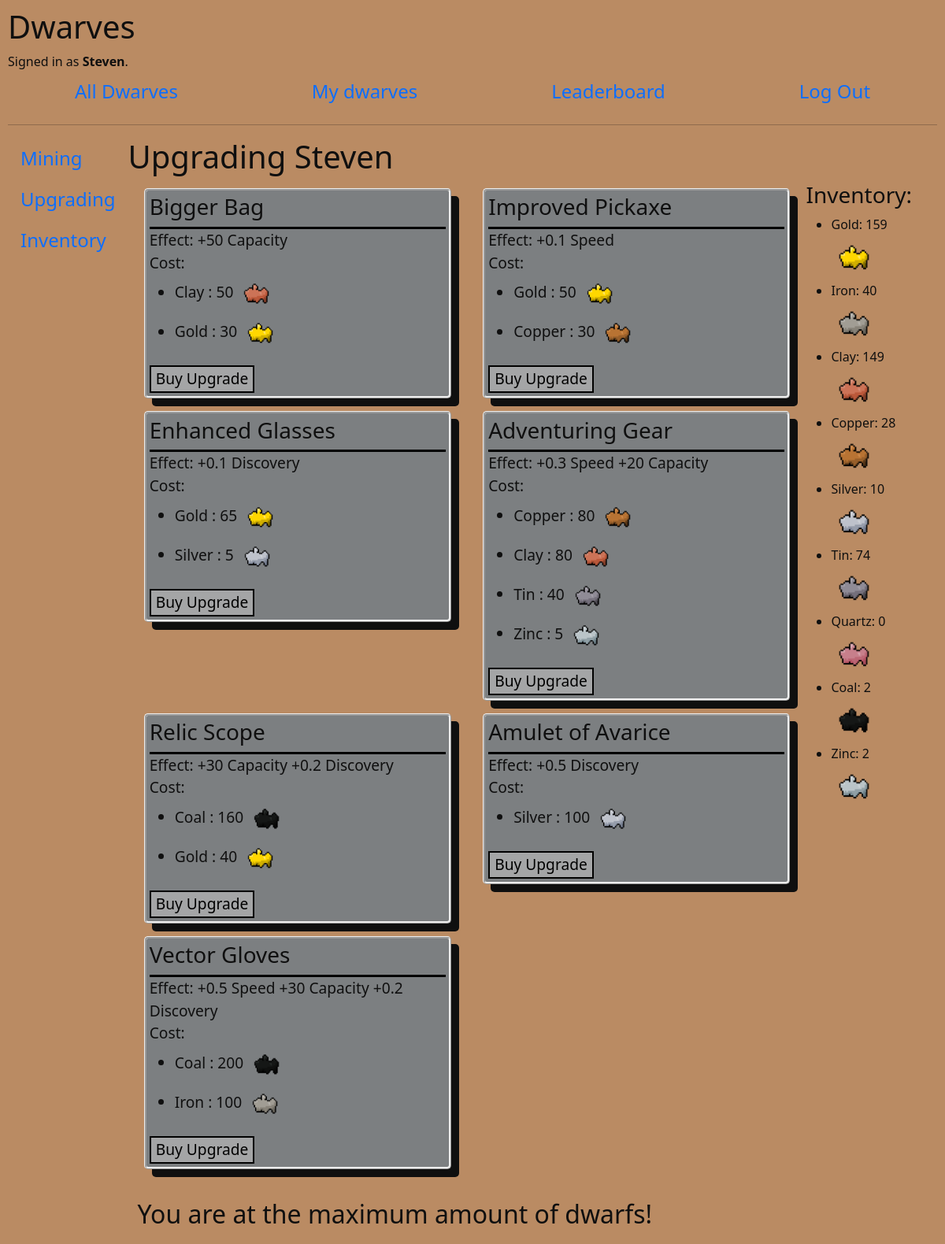
The app's page /upgrading/Steven (signed in) with its own data.
### dwarves/models.py (models this page shows, shortened)
class User(AbstractUser):
    gold_obtained = models.IntegerField(default=0)

class Mineral(models.Model):
    user = ForeignKey(User,blank=True, null=True, default="", on_delete=CASCADE, related_name="inventory")
    upgrade = ForeignKey(Upgrade,blank=True, null=True, default="", on_delete=CASCADE, related_name="cost")
    mine = ForeignKey(Mine,blank=True, null=True, default="", on_delete=CASCADE, related_name="minerals")
    name = models.CharField(max_length=64, choices=possible_minerals)
    value = models.IntegerField(blank=True, null=True, default=0)
    rarity = models.CharField(max_length=64, blank=True, null=True, default='', choices=[
        ('', ''), ('common', 'Common') ,('uncommon', 'Uncommon'), ('rare', 'Rare'), ('very_rare', 'Very Rare')])

class Upgrade(models.Model):
    name = CharField(max_length=64)
    speed = FloatField(default=0)
    capacity = IntegerField(default=0)
    discovery = FloatField(default=0)
    requirement = models.IntegerField(default=0)

### dwarves/views.py (the view)
# urls.py: path("upgrading/<str:name>", views.upgrading, name="upgrading"),
@login_required(login_url='login')
def upgrading(request, name):
    try:
        dwarf = request.user.user_dwarfs.get(name = name)
    except ObjectDoesNotExist:
        return redirect("select")
    upgrades = Upgrade.objects.exclude(name__istartswith="new_dwarf")
    new_dwarf_upgrades = Upgrade.objects.filter(name__istartswith="new_dwarf")
    dwarf_upgrades_owned = dwarf.dwarf_upgrades.all()
    dwarf_upgrades_owned = dwarf_upgrades_owned.exclude(amount_owned = 0)
    dwarf_upgrades = []
    for upgrade_owned in dwarf_upgrades_owned:
        dwarf_upgrades.append(upgrade_owned.upgrade)
    dwarves_count = request.user.user_dwarfs.all().count()
    return render(request, "dwarves/upgrading.html",{
        "page_title" : f"Upgrading {name}",
        "dwarf" : dwarf,
        "upgrades" : upgrades,
        "dwarf_upgrades_owned" : dwarf_upgrades_owned,
        "dwarf_upgrades" : dwarf_upgrades,
        "new_dwarf_upgrades" : new_dwarf_upgrades,
        "dwarves_count" : dwarves_count,
        "form" : SelectionForm(),
    })

### dwarves/views.py
class SelectionForm(forms.Form):
    dwarf = forms.CharField(label="", widget=forms.TextInput(attrs={"placeholder":"Name of new Dwarf"}))

### dwarves/templatetags/tags.py (called while the page is built)
@register.filter(name='get_effect')
def get_effect(upgrade):
    effect = ""
    if upgrade.speed != 0:
        effect += f" +{upgrade.speed} Speed"
    if upgrade.capacity != 0:
        effect += f" +{upgrade.capacity} Capacity"
    if upgrade.discovery != 0:
        effect += f" +{upgrade.discovery} Discovery"
    return effect

### dwarves/templates/dwarves/upgrading.html (shortened to what this page needs)
{% extends "dwarves/layout.html" %}
{% load tags %}
{% load static %}
{% block body %}
<h1>{{ page_title }}</h1>
    <div style="float : right">
        <h3>Inventory:</h3>
        <ul>
        {% for item in user.inventory.all %}
            <li>{{ item.name }}: {{ item.value }}</li>
            <img src="{% static '/dwarves/media/'|add:item.name|add:'.png' %}" alt="{{ item.name }}"
                    style="height:60px; width:60">
        {% endfor %}
        </ul>
    </div>
<div class="row">
{% for upgrade in upgrades %}
{% if upgrade.requirement <= dwarves_count %}
    <div class="col-md-6">
    <div style="margin:2%; padding:1%; border-style:ridge; border-radius:5px;
        box-shadow: 10px 10px; background-color:rgb(124, 127, 129); font-size:larger">
    <div style=" border-bottom:3px rgb(0, 0, 0) outset"><h3> {{ upgrade.name }} </h3></div>
    Effect:{{ upgrade|get_effect }}
    <br>Cost:
    {% if upgrade in dwarf_upgrades %}
        {% for upgrade_owned in dwarf_upgrades_owned %}
            {% if upgrade == upgrade_owned.upgrade %}
                <ul>
                    {% for mineral in upgrade.cost.all %}
                        <li>{{ mineral.name }} : {{ mineral.value|cost_complete:upgrade_owned.amount_owned }}
                            <img src="{% static '/dwarves/media/'|add:mineral.name|add:'.png' %}" alt="{{ mineral.name }}"
                            style="height:50px; width:50px">
                        </li>
                    {% endfor %}
                </ul>
            {% endif %}
        {% endfor %}
    {% else %}
        <ul>
            {% for mineral in upgrade.cost.all %}
                <li>{{ mineral.name }} : {{ mineral.value }}
                    <img src="{% static '/dwarves/media/'|add:mineral.name|add:'.png' %}" alt="{{ mineral.name }}"
                    style="height:50px; width:50px">
                </li>
            {% endfor %}
        </ul>
    {% endif %}
    <form action="{% url 'buy_upgrade' dwarf.name upgrade.name %}" method="post">
        <input type="submit" name={{ upgrade.name }} class=button1 value="Buy Upgrade">
    </form>
    </div>
    </div>
{% endif %}
{% endfor %}
{% if dwarves_count == 4 %}
<h2 style="margin-top:30px">You are at the maximum amount of dwarfs!</h2>
{% endif %}
</div>
{% endblock %}

### dwarves/templates/dwarves/layout.html (shortened to what this page needs)
{% load static %}
<!DOCTYPE html>
<html lang="en">
    <head>
        <link href="https://cdn.jsdelivr.net/npm/bootstrap@5.0.0-beta2/dist/css/bootstrap.min.css" rel="stylesheet">
        <link href="{% static 'dwarves/styles.css' %}" rel="stylesheet">
    </head>
    <body>
        <h1>Dwarves</h1>
        <div>
            {% if user.is_authenticated %}
                Signed in as <strong>{{ user.username }}</strong>.
            {% else %}
                Not signed in.
            {% endif %}
        </div>
        <ul class="nav justify-content-center nav-fill">
            <li class="nav-item">
                <a class="nav-link" href="{% url 'all_dwarves' %}">All Dwarves</a>
            </li>
            {% if user.is_authenticated %}
                <li class="nav-item">
                    <a class="nav-link" href="{% url 'my_dwarves' %}">My dwarves</a>
                </li>
                <li class="nav-item">
                    <a class="nav-link" href="{% url 'leaderboard' %}">Leaderboard</a>
                </li>
                <li class="nav-item">
                    <a class="nav-link" href="{% url 'logout' %}">Log Out</a>
                </li>
            {% endif %}
        </ul>
        <hr>
        <div class="vertical-nav">
            <ul class="nav flex-column">
            <li class="nav-item">
              <a class="nav-link active" aria-current="page" href="{% url 'mining' %}">Mining</a>
            </li>
            <li class="nav-item">
              <a class="nav-link" href="{% url 'select' %}">Upgrading</a>
            </li>
            <li class="nav-item">
              <a class="nav-link" href="{% url 'inventory' %}">Inventory</a>
            </li>
            </ul>
        </div>
            <div class="container">
            {% block body %}
            {% endblock %}
            </div>
    </body>
</html>

### dwarves/static/dwarves/styles.css (style rules this page uses)
body { padding: 10px; background-color:rgb(186, 139, 99) !important; color: rgb(15, 15, 15); }
img { height: 200px; }
.nav-link { font-size: 150% !important; }
.vertical-nav { float: left !important; }
.button1 { background-color: rgba(185, 185, 185, 0.658); color:black; border:2px solid; }

### records on screen
User: username "Steven"
Mineral: name "Gold", value "159", name (picture)
Mineral: name "Iron", value "40", name (picture)
Mineral: name "Clay", value "149", name (picture)
Mineral: name "Copper", value "28", name (picture)
Mineral: name "Silver", value "10", name (picture)
Mineral: name "Tin", value "74", shows a picture
Mineral: name "Quartz", value "0", name (picture)
Mineral: name "Coal", value "2", name (picture)
Mineral: name "Zinc", value "2", name (picture)
Upgrade: name "Bigger Bag", speed+capacity+discovery "+50 Capacity"
Mineral: name "Clay", value "50", name (picture)
Mineral: name "Gold", value "30", name (picture)
Upgrade: name "Improved Pickaxe", speed+capacity+discovery "+0.1 Speed"
Mineral: name "Gold", value "50", name (picture)
Mineral: name "Copper", value "30", name (picture)
Upgrade: name "Enhanced Glasses", speed+capacity+discovery "+0.1 Discovery"
Mineral: name "Gold", value "65", name (picture)
Mineral: name "Silver", value "5", name (picture)
Upgrade: name "Adventuring Gear", speed+capacity+discovery "+0.3 Speed +20 Capacity"
Mineral: name "Copper", value "80", name (picture)
Mineral: name "Clay", value "80", name (picture)
Mineral: name "Tin", value "40", shows a picture
Mineral: name "Zinc", value "5", name (picture)
Upgrade: name "Relic Scope", speed+capacity+discovery "+30 Capacity +0.2 Discovery"
Mineral: name "Coal", value "160", name (picture)
Mineral: name "Gold", value "40", name (picture)
Upgrade: name "Amulet of Avarice", speed+capacity+discovery "+0.5 Discovery"
Mineral: name "Silver", value "100", name (picture)
Upgrade: name "Vector Gloves", speed+capacity+discovery "+0.5 Speed +30 Capacity +0.2 Discovery"
Mineral: name "Coal", value "200", name (picture)
Mineral: name "Iron", value "100", name (picture)

### other values on screen
{{ page_title }} "Upgrading Steven"
